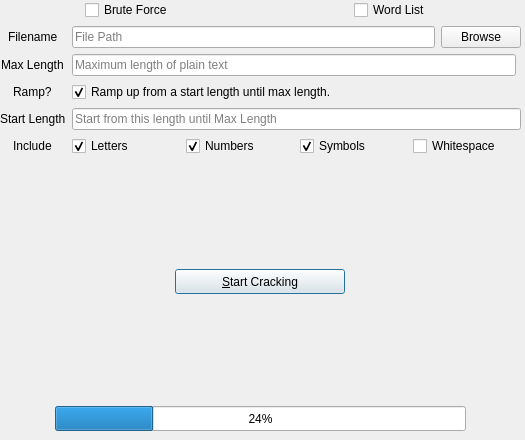
<?xml version="1.0" encoding="UTF-8"?>
<ui version="4.0">
 <class>BruteForceDialog</class>
 <widget class="QDialog" name="BruteForceDialog">
  <property name="windowModality">
   <enum>Qt::WindowModality::ApplicationModal</enum>
  </property>
  <property name="geometry">
   <rect>
    <x>0</x>
    <y>0</y>
    <width>525</width>
    <height>440</height>
   </rect>
  </property>
  <property name="sizePolicy">
   <sizepolicy hsizetype="Fixed" vsizetype="Fixed">
    <horstretch>0</horstretch>
    <verstretch>0</verstretch>
   </sizepolicy>
  </property>
  <property name="minimumSize">
   <size>
    <width>525</width>
    <height>440</height>
   </size>
  </property>
  <property name="maximumSize">
   <size>
    <width>525</width>
    <height>440</height>
   </size>
  </property>
  <property name="contextMenuPolicy">
   <enum>Qt::ContextMenuPolicy::NoContextMenu</enum>
  </property>
  <property name="acceptDrops">
   <bool>false</bool>
  </property>
  <property name="windowTitle">
   <string>Brute-Force</string>
  </property>
  <property name="windowIcon">
   <iconset resource="resources.qrc">
    <normaloff>:/assets/icon.png</normaloff>:/assets/icon.png</iconset>
  </property>
  <property name="accessibleName">
   <string>Brute-Force menu</string>
  </property>
  <property name="layoutDirection">
   <enum>Qt::LayoutDirection::LeftToRight</enum>
  </property>
  <property name="autoFillBackground">
   <bool>false</bool>
  </property>
  <property name="modal">
   <bool>false</bool>
  </property>
  <widget class="QWidget" name="gridLayoutWidget">
   <property name="geometry">
    <rect>
     <x>0</x>
     <y>0</y>
     <width>521</width>
     <height>431</height>
    </rect>
   </property>
   <layout class="QGridLayout" name="gridLayout">
    <item row="3" column="0" alignment="Qt::AlignmentFlag::AlignHCenter">
     <widget class="QPushButton" name="btnCrack">
      <property name="minimumSize">
       <size>
        <width>170</width>
        <height>25</height>
       </size>
      </property>
      <property name="maximumSize">
       <size>
        <width>170</width>
        <height>25</height>
       </size>
      </property>
      <property name="text">
       <string>&amp;Start Cracking</string>
      </property>
      <property name="icon">
       <iconset resource="resources.qrc">
        <normaloff>:/assets/Crack.png</normaloff>:/assets/Crack.png</iconset>
      </property>
     </widget>
    </item>
    <item row="0" column="0">
     <layout class="QHBoxLayout" name="horizontalLayout">
      <item alignment="Qt::AlignmentFlag::AlignHCenter">
       <widget class="QCheckBox" name="inputBrute">
        <property name="toolTip">
         <string>Crack the hash by brute-forcing</string>
        </property>
        <property name="whatsThis">
         <string>Brute Forcing</string>
        </property>
        <property name="accessibleName">
         <string>Brute Force</string>
        </property>
        <property name="accessibleDescription">
         <string>Crack the hash by brute-forcing</string>
        </property>
        <property name="text">
         <string>Brute Force</string>
        </property>
        <property name="tristate">
         <bool>false</bool>
        </property>
       </widget>
      </item>
      <item alignment="Qt::AlignmentFlag::AlignHCenter">
       <widget class="QCheckBox" name="inputWordList">
        <property name="toolTip">
         <string>Crack the hash using a wordlist</string>
        </property>
        <property name="whatsThis">
         <string>Word List cracking</string>
        </property>
        <property name="accessibleName">
         <string>Word list</string>
        </property>
        <property name="accessibleDescription">
         <string>Crack the hash using a wordlist</string>
        </property>
        <property name="text">
         <string>Word List</string>
        </property>
       </widget>
      </item>
     </layout>
    </item>
    <item row="4" column="0">
     <spacer name="verticalSpacer_2">
      <property name="orientation">
       <enum>Qt::Orientation::Vertical</enum>
      </property>
      <property name="sizeHint" stdset="0">
       <size>
        <width>20</width>
        <height>40</height>
       </size>
      </property>
     </spacer>
    </item>
    <item row="2" column="0">
     <spacer name="verticalSpacer">
      <property name="orientation">
       <enum>Qt::Orientation::Vertical</enum>
      </property>
      <property name="sizeHint" stdset="0">
       <size>
        <width>20</width>
        <height>40</height>
       </size>
      </property>
     </spacer>
    </item>
    <item row="6" column="0" alignment="Qt::AlignmentFlag::AlignHCenter|Qt::AlignmentFlag::AlignBottom">
     <widget class="QProgressBar" name="progressBar">
      <property name="enabled">
       <bool>true</bool>
      </property>
      <property name="minimumSize">
       <size>
        <width>411</width>
        <height>25</height>
       </size>
      </property>
      <property name="maximumSize">
       <size>
        <width>411</width>
        <height>25</height>
       </size>
      </property>
      <property name="value">
       <number>24</number>
      </property>
      <property name="orientation">
       <enum>Qt::Orientation::Horizontal</enum>
      </property>
      <property name="textDirection">
       <enum>QProgressBar::Direction::TopToBottom</enum>
      </property>
     </widget>
    </item>
    <item row="1" column="0">
     <layout class="QGridLayout" name="optionGrid">
      <property name="sizeConstraint">
       <enum>QLayout::SizeConstraint::SetDefaultConstraint</enum>
      </property>
      <item row="0" column="1">
       <layout class="QHBoxLayout" name="horizontalLayout_2">
        <item>
         <widget class="QLineEdit" name="inputFilePath">
          <property name="maximumSize">
           <size>
            <width>439</width>
            <height>25</height>
           </size>
          </property>
          <property name="toolTip">
           <string>Can be relative or absolute</string>
          </property>
          <property name="whatsThis">
           <string>Input file path</string>
          </property>
          <property name="accessibleName">
           <string>Input file path</string>
          </property>
          <property name="accessibleDescription">
           <string>Can be relative or absolute</string>
          </property>
          <property name="readOnly">
           <bool>false</bool>
          </property>
          <property name="placeholderText">
           <string>File Path</string>
          </property>
         </widget>
        </item>
        <item>
         <widget class="QPushButton" name="inputChooseFile">
          <property name="maximumSize">
           <size>
            <width>80</width>
            <height>25</height>
           </size>
          </property>
          <property name="text">
           <string>Browse</string>
          </property>
          <property name="icon">
           <iconset resource="resources.qrc">
            <normaloff>:/assets/Login.png</normaloff>:/assets/Login.png</iconset>
          </property>
         </widget>
        </item>
       </layout>
      </item>
      <item row="1" column="0" alignment="Qt::AlignmentFlag::AlignHCenter|Qt::AlignmentFlag::AlignVCenter">
       <widget class="QLabel" name="label_2">
        <property name="text">
         <string>Max Length</string>
        </property>
       </widget>
      </item>
      <item row="3" column="0" alignment="Qt::AlignmentFlag::AlignHCenter">
       <widget class="QLabel" name="label_4">
        <property name="text">
         <string>Start Length</string>
        </property>
       </widget>
      </item>
      <item row="0" column="0" alignment="Qt::AlignmentFlag::AlignHCenter|Qt::AlignmentFlag::AlignVCenter">
       <widget class="QLabel" name="label">
        <property name="text">
         <string>Filename</string>
        </property>
       </widget>
      </item>
      <item row="3" column="1">
       <widget class="QLineEdit" name="inputStartLength">
        <property name="whatsThis">
         <string>Start Length</string>
        </property>
        <property name="accessibleName">
         <string>Start Length</string>
        </property>
        <property name="accessibleDescription">
         <string>Start from this length until Max Length</string>
        </property>
        <property name="placeholderText">
         <string>Start from this length until Max Length</string>
        </property>
       </widget>
      </item>
      <item row="2" column="1">
       <widget class="QCheckBox" name="inputRamp">
        <property name="toolTip">
         <string>If unchecked, iterate over current max length value.</string>
        </property>
        <property name="whatsThis">
         <string>Ramp</string>
        </property>
        <property name="accessibleName">
         <string>Ramp</string>
        </property>
        <property name="accessibleDescription">
         <string>Ramp up from a start length till length; If unchecked, iterate over current max length value.</string>
        </property>
        <property name="text">
         <string>Ramp up from a start length until max length.</string>
        </property>
        <property name="checked">
         <bool>true</bool>
        </property>
       </widget>
      </item>
      <item row="2" column="0" alignment="Qt::AlignmentFlag::AlignHCenter">
       <widget class="QLabel" name="label_3">
        <property name="text">
         <string>Ramp?</string>
        </property>
       </widget>
      </item>
      <item row="1" column="1">
       <widget class="QLineEdit" name="inputMaxLength">
        <property name="maximumSize">
         <size>
          <width>444</width>
          <height>25</height>
         </size>
        </property>
        <property name="toolTip">
         <string>A number</string>
        </property>
        <property name="whatsThis">
         <string>Maximum Length</string>
        </property>
        <property name="accessibleName">
         <string>Maximum Length</string>
        </property>
        <property name="accessibleDescription">
         <string>Maximum length of plain text.</string>
        </property>
        <property name="inputMethodHints">
         <set>Qt::InputMethodHint::ImhDigitsOnly</set>
        </property>
        <property name="placeholderText">
         <string>Maximum length of plain text</string>
        </property>
       </widget>
      </item>
      <item row="4" column="0" alignment="Qt::AlignmentFlag::AlignHCenter">
       <widget class="QLabel" name="label_5">
        <property name="text">
         <string>Include</string>
        </property>
       </widget>
      </item>
      <item row="4" column="1">
       <layout class="QHBoxLayout" name="horizontalLayout_3">
        <item>
         <widget class="QCheckBox" name="inputLetters">
          <property name="toolTip">
           <string>English uppercase &amp; lowercase</string>
          </property>
          <property name="whatsThis">
           <string>English letters</string>
          </property>
          <property name="accessibleName">
           <string>English letters</string>
          </property>
          <property name="accessibleDescription">
           <string>Use English uppercase &amp; lowercase</string>
          </property>
          <property name="text">
           <string>Letters</string>
          </property>
          <property name="checked">
           <bool>true</bool>
          </property>
         </widget>
        </item>
        <item>
         <widget class="QCheckBox" name="inputNumbers">
          <property name="toolTip">
           <string>0-9</string>
          </property>
          <property name="whatsThis">
           <string>Numbers</string>
          </property>
          <property name="accessibleName">
           <string>Numbers</string>
          </property>
          <property name="accessibleDescription">
           <string>Use numbers 0-9</string>
          </property>
          <property name="text">
           <string>Numbers</string>
          </property>
          <property name="checked">
           <bool>true</bool>
          </property>
         </widget>
        </item>
        <item>
         <widget class="QCheckBox" name="inputSymbols">
          <property name="toolTip">
           <string>!&quot;#$%&amp;'()*+,-./:;&lt;=&gt;?@[\]^_`{|}~</string>
          </property>
          <property name="whatsThis">
           <string>Symbols</string>
          </property>
          <property name="accessibleName">
           <string>Symbols</string>
          </property>
          <property name="accessibleDescription">
           <string>Use symbols</string>
          </property>
          <property name="text">
           <string>Symbols</string>
          </property>
          <property name="checked">
           <bool>true</bool>
          </property>
         </widget>
        </item>
        <item>
         <widget class="QCheckBox" name="inputSpaces">
          <property name="toolTip">
           <string>Use space, tab, newline &amp; similar characters</string>
          </property>
          <property name="whatsThis">
           <string>Whitespace</string>
          </property>
          <property name="accessibleName">
           <string>Whitespace</string>
          </property>
          <property name="accessibleDescription">
           <string>Use space, tab, newline &amp; similar characters</string>
          </property>
          <property name="text">
           <string>Whitespace</string>
          </property>
         </widget>
        </item>
       </layout>
      </item>
     </layout>
    </item>
   </layout>
  </widget>
  <action name="actionChooseFile">
   <property name="text">
    <string>ChooseFile</string>
   </property>
   <property name="menuRole">
    <enum>QAction::MenuRole::NoRole</enum>
   </property>
  </action>
  <action name="actionConfigBrute">
   <property name="text">
    <string>configBrute</string>
   </property>
   <property name="menuRole">
    <enum>QAction::MenuRole::NoRole</enum>
   </property>
  </action>
  <action name="actionConfigWordList">
   <property name="text">
    <string>ConfigWordList</string>
   </property>
   <property name="menuRole">
    <enum>QAction::MenuRole::NoRole</enum>
   </property>
  </action>
  <action name="actionConfigRamp">
   <property name="text">
    <string>ConfigRamp</string>
   </property>
   <property name="menuRole">
    <enum>QAction::MenuRole::NoRole</enum>
   </property>
  </action>
  <action name="actionCrack">
   <property name="text">
    <string>Crack</string>
   </property>
   <property name="menuRole">
    <enum>QAction::MenuRole::NoRole</enum>
   </property>
  </action>
 </widget>
 <resources>
  <include location="resources.qrc"/>
 </resources>
 <connections>
  <connection>
   <sender>inputBrute</sender>
   <signal>stateChanged(int)</signal>
   <receiver>actionConfigBrute</receiver>
   <slot>trigger()</slot>
   <hints>
    <hint type="sourcelabel">
     <x>124</x>
     <y>30</y>
    </hint>
    <hint type="destinationlabel">
     <x>-1</x>
     <y>-1</y>
    </hint>
   </hints>
  </connection>
  <connection>
   <sender>inputWordList</sender>
   <signal>stateChanged(int)</signal>
   <receiver>actionConfigWordList</receiver>
   <slot>trigger()</slot>
   <hints>
    <hint type="sourcelabel">
     <x>376</x>
     <y>30</y>
    </hint>
    <hint type="destinationlabel">
     <x>-1</x>
     <y>-1</y>
    </hint>
   </hints>
  </connection>
  <connection>
   <sender>btnCrack</sender>
   <signal>clicked()</signal>
   <receiver>actionCrack</receiver>
   <slot>trigger()</slot>
   <hints>
    <hint type="sourcelabel">
     <x>259</x>
     <y>294</y>
    </hint>
    <hint type="destinationlabel">
     <x>-1</x>
     <y>-1</y>
    </hint>
   </hints>
  </connection>
  <connection>
   <sender>inputRamp</sender>
   <signal>stateChanged(int)</signal>
   <receiver>actionConfigRamp</receiver>
   <slot>trigger()</slot>
   <hints>
    <hint type="sourcelabel">
     <x>329</x>
     <y>230</y>
    </hint>
    <hint type="destinationlabel">
     <x>-1</x>
     <y>-1</y>
    </hint>
   </hints>
  </connection>
  <connection>
   <sender>inputChooseFile</sender>
   <signal>clicked()</signal>
   <receiver>actionChooseFile</receiver>
   <slot>trigger()</slot>
   <hints>
    <hint type="sourcelabel">
     <x>456</x>
     <y>150</y>
    </hint>
    <hint type="destinationlabel">
     <x>-1</x>
     <y>-1</y>
    </hint>
   </hints>
  </connection>
 </connections>
</ui>
